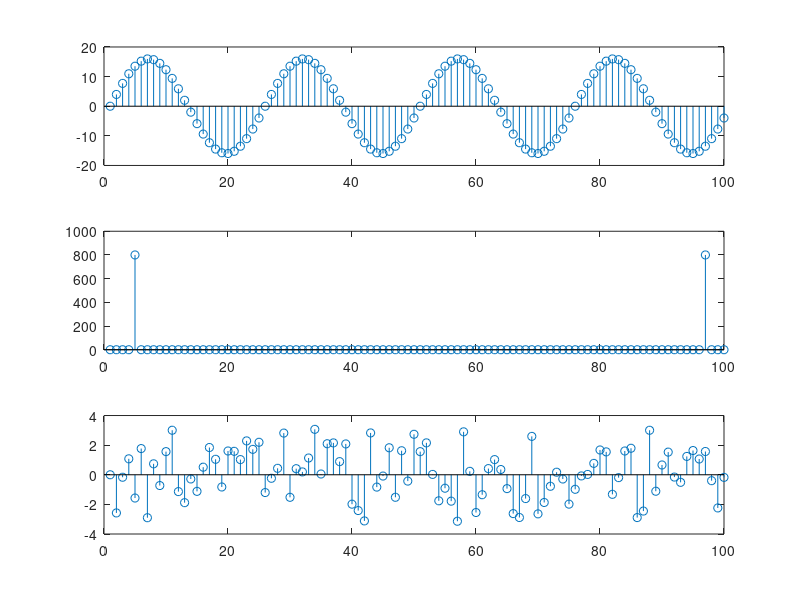

Source code (MATLAB):
%DFT:- Discrete Fourier Transform
clear all
close all
clc
%Above Commands for termination of existing Program
%x=input('Enter x(n) Sequence:-'); %User Input
A=16;%Amplitude
fmax=4;%frequency
fs=100;%sampling frequency
ts=1/fs;%sampling frequency time
t=0:ts:1-ts;%Actual time
x=A*sin(2*pi*fmax*t);%Sin Wave Input
N=length(x); %length of Sequence
X=zeros(1,N);%values of X
j=sqrt(-1);%imaginary
for k=0:1:N-1;%values of k
    for n=0:1:N-1;%values of n
        X(k+1)=X(k+1)+x(n+1)*exp(-j*2*pi*n*k/N);%Modified Equation Of DFT
    end
end
subplot(3,1,1);%(col,row,index no)
stem(x);%plot x
subplot(3,1,2);
stem(abs(X));%plot magnitude of X
subplot(3,1,3);
stem(angle(X));%plot angle of X